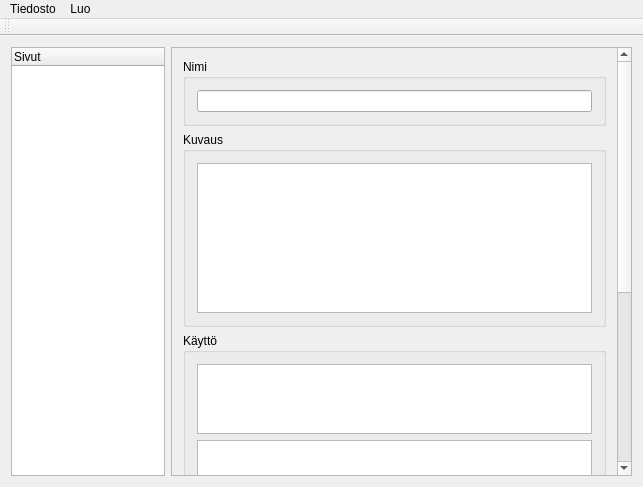
<?xml version="1.0" encoding="UTF-8"?>
<ui version="4.0">
 <class>MainWindow</class>
 <widget class="QMainWindow" name="MainWindow">
  <property name="geometry">
   <rect>
    <x>0</x>
    <y>0</y>
    <width>643</width>
    <height>487</height>
   </rect>
  </property>
  <property name="windowTitle">
   <string>MainWindow</string>
  </property>
  <widget class="QWidget" name="centralWidget">
   <layout class="QHBoxLayout" name="horizontalLayout" stretch="1,3">
    <item>
     <widget class="QTreeWidget" name="treeWidget">
      <column>
       <property name="text">
        <string>Sivut</string>
       </property>
      </column>
     </widget>
    </item>
    <item>
     <widget class="QScrollArea" name="scrollArea">
      <property name="widgetResizable">
       <bool>true</bool>
      </property>
      <widget class="QWidget" name="scrollAreaWidgetContents">
       <property name="geometry">
        <rect>
         <x>0</x>
         <y>0</y>
         <width>445</width>
         <height>686</height>
        </rect>
       </property>
       <layout class="QVBoxLayout" name="verticalLayout">
        <item>
         <widget class="QGroupBox" name="groupBox_3">
          <property name="title">
           <string>Nimi</string>
          </property>
          <layout class="QVBoxLayout" name="verticalLayout_4">
           <item>
            <widget class="QLineEdit" name="nameLineEdit"/>
           </item>
          </layout>
         </widget>
        </item>
        <item>
         <widget class="QGroupBox" name="groupBox_4">
          <property name="title">
           <string>Kuvaus</string>
          </property>
          <layout class="QVBoxLayout" name="verticalLayout_5">
           <item>
            <widget class="QTextEdit" name="descTextEdit">
             <property name="sizePolicy">
              <sizepolicy hsizetype="Expanding" vsizetype="Expanding">
               <horstretch>0</horstretch>
               <verstretch>0</verstretch>
              </sizepolicy>
             </property>
             <property name="minimumSize">
              <size>
               <width>0</width>
               <height>150</height>
              </size>
             </property>
             <property name="tabStopWidth">
              <number>20</number>
             </property>
            </widget>
           </item>
          </layout>
         </widget>
        </item>
        <item>
         <widget class="QGroupBox" name="groupBox">
          <property name="title">
           <string>Käyttö</string>
          </property>
          <layout class="QVBoxLayout" name="verticalLayout_2" stretch="1,2">
           <item>
            <widget class="QPlainTextEdit" name="commandTextEdit">
             <property name="tabStopWidth">
              <number>20</number>
             </property>
            </widget>
           </item>
           <item>
            <widget class="QTextEdit" name="parametreTextEdit">
             <property name="tabStopWidth">
              <number>20</number>
             </property>
            </widget>
           </item>
          </layout>
         </widget>
        </item>
        <item>
         <widget class="QGroupBox" name="groupBox_2">
          <property name="title">
           <string>Esimerkki</string>
          </property>
          <layout class="QVBoxLayout" name="verticalLayout_3">
           <item>
            <widget class="QTextEdit" name="exampleTextEdit">
             <property name="minimumSize">
              <size>
               <width>0</width>
               <height>200</height>
              </size>
             </property>
             <property name="tabStopWidth">
              <number>20</number>
             </property>
            </widget>
           </item>
          </layout>
         </widget>
        </item>
       </layout>
      </widget>
     </widget>
    </item>
   </layout>
  </widget>
  <widget class="QMenuBar" name="menuBar">
   <property name="geometry">
    <rect>
     <x>0</x>
     <y>0</y>
     <width>643</width>
     <height>21</height>
    </rect>
   </property>
   <widget class="QMenu" name="menuTiedosto">
    <property name="title">
     <string>Tiedosto</string>
    </property>
    <addaction name="actionUusi"/>
    <addaction name="actionAvaa"/>
    <addaction name="separator"/>
    <addaction name="actionTallenna"/>
    <addaction name="actionTallenna_nimell"/>
    <addaction name="separator"/>
    <addaction name="actionPoistu"/>
   </widget>
   <widget class="QMenu" name="menuLuo">
    <property name="title">
     <string>Luo</string>
    </property>
    <addaction name="actionHtml_sivut"/>
   </widget>
   <addaction name="menuTiedosto"/>
   <addaction name="menuLuo"/>
  </widget>
  <widget class="QToolBar" name="mainToolBar">
   <attribute name="toolBarArea">
    <enum>TopToolBarArea</enum>
   </attribute>
   <attribute name="toolBarBreak">
    <bool>false</bool>
   </attribute>
  </widget>
  <action name="actionUusi">
   <property name="text">
    <string>Uusi...</string>
   </property>
  </action>
  <action name="actionTallenna">
   <property name="text">
    <string>Tallenna</string>
   </property>
  </action>
  <action name="actionAvaa">
   <property name="text">
    <string>Avaa...</string>
   </property>
  </action>
  <action name="actionTallenna_nimell">
   <property name="text">
    <string>Tallenna nimellä...</string>
   </property>
  </action>
  <action name="actionPoistu">
   <property name="text">
    <string>Poistu</string>
   </property>
  </action>
  <action name="actionHtml_sivut">
   <property name="text">
    <string>Html - sivut...</string>
   </property>
  </action>
 </widget>
 <layoutdefault spacing="6" margin="11"/>
 <resources/>
 <connections/>
</ui>
